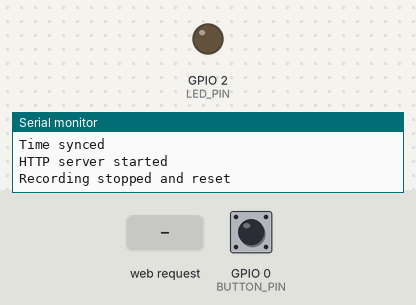
A sketch run on a simulated ESP8266 (NodeMCU). Shown: output pins drawn as LEDs (lit = HIGH), the last lines printed to the serial monitor. The test bench sets the inputs (shaded band); at power-on: GPIO 0 (BUTTON_PIN) HIGH. WiFi joins after 1.5 s; servers stay silent unless stated; uploads are accepted with an empty reply; the local clock reads 2024-03-15 10:24:30 at power-on unless the sketch sets it.

Above: at 2.7 s.
2.8 s: GPIO 0 (BUTTON_PIN) pulled LOW for 0.15 s
At 3.7 s:
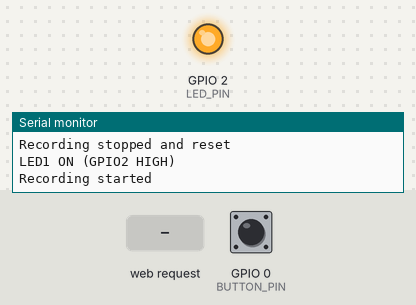
4.4 s: HTTP request GET /stop received
At 5.6 s:
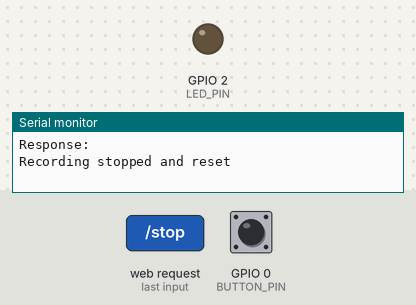
5.9 s: HTTP request GET /start received
At 6.5 s:
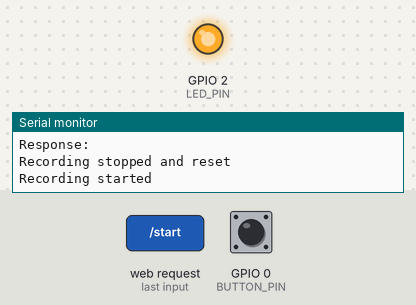
7.4 s: GPIO 0 (BUTTON_PIN) pulled LOW for 1 s
At 8.6 s:
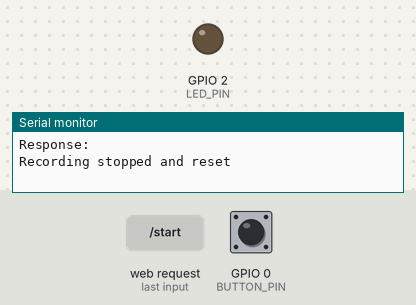
9.9 s: GPIO 0 (BUTTON_PIN) pulled LOW for 3.2 s
At 10.2 s:
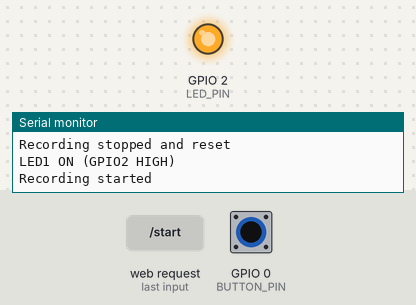
Timing chart, 0 to 12.9 s (numbered marks = the images above; inputs shaded):
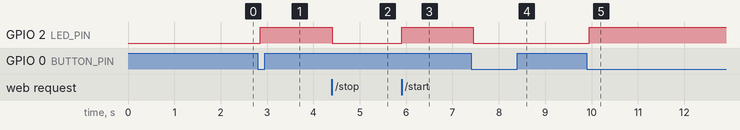

Measured:
- after the input at 2.8 s, GPIO 2 (LED_PIN): LOW → HIGH after 0.05 s
- after the input at 4.4 s, GPIO 2 (LED_PIN): HIGH → LOW at once
- after the input at 5.9 s, GPIO 2 (LED_PIN): LOW → HIGH at once
- after the input at 7.4 s, GPIO 2 (LED_PIN): HIGH → LOW after 0.05 s
- after the input at 9.9 s, GPIO 2 (LED_PIN): LOW → HIGH after 0.05 s

The sketch:

espTimeTriacking.ino
```cpp
#include <ESP8266WiFi.h>
#include <ESP8266WebServer.h>
#include <ESP8266HTTPClient.h>
#include <WiFiClientSecure.h>
#include <time.h>

const char* ssid = "YOUR_WIFI_SSID";
const char* password = "YOUR_WIFI_PASSWORD";
const char* scriptURL = "https://script.google.com/macros/s/YOUR_SCRIPT_ID_HERE/exec";


#define BUTTON_PIN 0
#define LED_PIN    2

ESP8266WebServer server(80);

bool ledState = LOW;
bool lastButtonReading = HIGH;
bool debouncedButtonState = HIGH;
unsigned long lastDebounceTime = 0;
const unsigned long debounceDelay = 50;

unsigned long recordStartMillis = 0;
bool isRecording = false;

void setupTime() {
  configTime(3 * 3600, 0, "pool.ntp.org", "time.nist.gov");
  Serial.print("Syncing time");
  time_t now = time(nullptr);
  while (now < 100000) {
    delay(500);
    Serial.print(".");
    now = time(nullptr);
  }
  Serial.println();
  Serial.println("Time synced");
}

String getTodayDateString() {
  time_t now = time(nullptr);
  struct tm* t = localtime(&now);
  return String(t->tm_mon + 1) + "/" + String(t->tm_mday) + "/" + String((t->tm_year + 1900) % 100);
}

void sendHoursToSheet(double hours) {
  if (WiFi.status() != WL_CONNECTED) return;

  WiFiClientSecure client;
  client.setInsecure();
  HTTPClient https;
  String url = String(scriptURL) + "?date=" + getTodayDateString() + "&hours=" + String(hours, 4);

  Serial.print("Sending to Sheet: ");
  Serial.println(url);

  if (https.begin(client, url)) {
    int httpCode = https.GET();
    if (httpCode > 0) {
      Serial.print("Response: ");
      Serial.println(https.getString());
    } else {
      Serial.print("HTTP request failed: ");
      Serial.println(https.errorToString(httpCode));
    }
    https.end();
  }
}

void updateRecordingFromLedState() {
  if (ledState == HIGH) {
    recordStartMillis = millis();
    isRecording = true;
    Serial.println("Recording started");
  } else {
    if (isRecording) {
      unsigned long finishedDurationMs = millis() - recordStartMillis;
      double hours = finishedDurationMs / 3600000.0;
      Serial.print("Recording stopped, hours: ");
      Serial.println(hours, 4);
      sendHoursToSheet(hours);
    }
    isRecording = false;
    Serial.println("Recording stopped and reset");
  }
}

void handleRoot() {
  unsigned long displayDurationMs = isRecording ? (millis() - recordStartMillis) : 0;
  double hours = displayDurationMs / 3600000.0;
  String statusText = isRecording ? "RECORDING" : "STOPPED";
  String statusColor = isRecording ? "#2ecc71" : "#e74c3c";

  String html = "<!DOCTYPE html><html><head><title>ESP-01 Timer</title>";
  html += "<meta http-equiv='refresh' content='2'>";
  html += "<meta name='viewport' content='width=device-width, initial-scale=1'>";
  html += "<style>";
  html += "body{font-family:Arial,sans-serif;background:#1e1e2f;color:#fff;text-align:center;padding:30px;margin:0;}";
  html += "h1{font-size:24px;margin-bottom:10px;}";
  html += ".status{display:inline-block;padding:10px 25px;border-radius:8px;font-size:20px;font-weight:bold;background:" + statusColor + ";margin-bottom:20px;}";
  html += ".duration{font-size:36px;font-weight:bold;margin:15px 0;}";
  html += ".label{font-size:14px;color:#aaa;text-transform:uppercase;letter-spacing:1px;}";
  html += ".btn-row{margin-top:30px;display:flex;justify-content:center;gap:20px;}";
  html += ".btn{width:140px;height:70px;font-size:18px;font-weight:bold;color:#fff;border:none;border-radius:12px;cursor:pointer;box-shadow:0 4px 6px rgba(0,0,0,0.3);}";
  html += ".btn:active{transform:translateY(2px);}";
  html += ".start-btn{background:#2ecc71;}";
  html += ".stop-btn{background:#e74c3c;}";
  html += "</style></head><body>";

  html += "<h1>ESP-01 Recording Timer</h1>";
  html += "<div class='status'>" + statusText + "</div>";
  html += "<div class='label'>Duration</div>";
  html += "<div class='duration'>" + String(hours, 4) + " hrs</div>";


  html += "<div class='btn-row'>";
  html += "<form action='/start' method='GET' style='margin:0;'>";
  html += "<button class='btn start-btn' type='submit'>START</button></form>";
  html += "<form action='/stop' method='GET' style='margin:0;'>";
  html += "<button class='btn stop-btn' type='submit'>STOP</button></form>";
  html += "</div>";

  html += "</body></html>";
  server.send(200, "text/html", html);
}

void handleStart() {
  ledState = HIGH;
  digitalWrite(LED_PIN, ledState);
  updateRecordingFromLedState();
  server.sendHeader("Location", "/");
  server.send(303);
}

void handleStop() {
  ledState = LOW;
  digitalWrite(LED_PIN, ledState);
  updateRecordingFromLedState();
  server.sendHeader("Location", "/");
  server.send(303);
}

void setup() {
  Serial.begin(115200);
  pinMode(BUTTON_PIN, INPUT_PULLUP);
  pinMode(LED_PIN, OUTPUT);
  digitalWrite(LED_PIN, ledState);

  WiFi.begin(ssid, password);
  Serial.print("Connecting to WiFi");
  while (WiFi.status() != WL_CONNECTED) {
    delay(500);
    Serial.print(".");
  }
  Serial.println();
  Serial.print("Connected! IP address: ");
  Serial.println(WiFi.localIP());

  setupTime();

  server.on("/", handleRoot);
  server.on("/start", handleStart);
  server.on("/stop", handleStop);
  server.begin();
  Serial.println("HTTP server started");

  updateRecordingFromLedState();
}

void loop() {
  server.handleClient();

  bool reading = digitalRead(BUTTON_PIN);
  if (reading != lastButtonReading) {
    lastDebounceTime = millis();
  }

  if ((millis() - lastDebounceTime) > debounceDelay) {
    if (reading != debouncedButtonState) {
      debouncedButtonState = reading;
      if (debouncedButtonState == LOW) {
        ledState = !ledState;
        digitalWrite(LED_PIN, ledState);
        Serial.println(ledState ? "LED1 ON (GPIO2 HIGH)" : "LED2 ON (GPIO2 LOW)");
        updateRecordingFromLedState();
      }
    }
  }

  lastButtonReading = reading;
}
```
